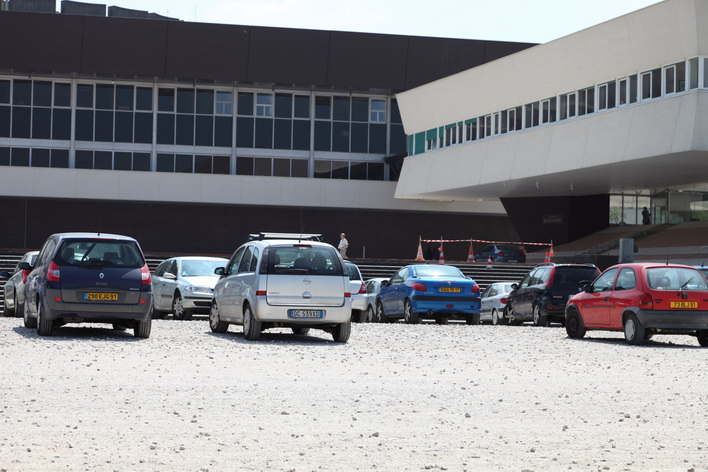
//> input picture resources/pano1/IMG_0045.JPG, 708 x 472 px
$ ./pano   (built with g++ and OpenCV 4)
//> lines starting //> are read from the running program, lines starting //| are printed output that depends on the picture
#include <opencv2/highgui/highgui.hpp>
#include <opencv2/features2d/features2d.hpp>
#include <opencv2/calib3d/calib3d.hpp>
#include <opencv2/imgproc.hpp>

#include <iostream>
#include <functional>

#include "RANSAC.h"

using namespace std;
using namespace cv;

bool iterate_while(int i) {
	return i < 100;
}

struct CalculateLine {
	void operator()(vector<Point2f> const &points, vector<Point2f> &line) const {
		line = points;
	}
};

// [7 lines of commented-out code are left out]

float calculateError(int p0, int p1) {
	return 0;
    // [7 lines of commented-out code are left out]
}

int main()
{
	vector<Point2f> cloud;
	cloud.push_back(Point2f(1, 1));
	cloud.push_back(Point2f(2, 2));

	vector<Point2f> line;
	ransac(2, cloud, CalculateLine(), 1, &iterate_while, line);
//> (this line was passed over: ransac is not available in this run)

	Mat I1 = imread("../IMG_0045.JPG", CV_LOAD_IMAGE_GRAYSCALE);
//> I1: 472 rows x 708 cols, CV_8UC1; min 0, max 255, mean 135
	Mat I2 = imread("../IMG_0046.JPG", CV_LOAD_IMAGE_GRAYSCALE);
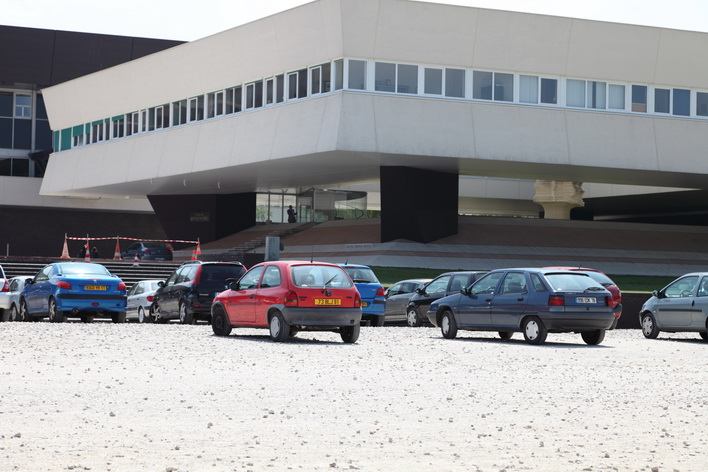
//> input picture resources/pano1/IMG_0046.JPG, 708 x 472 px
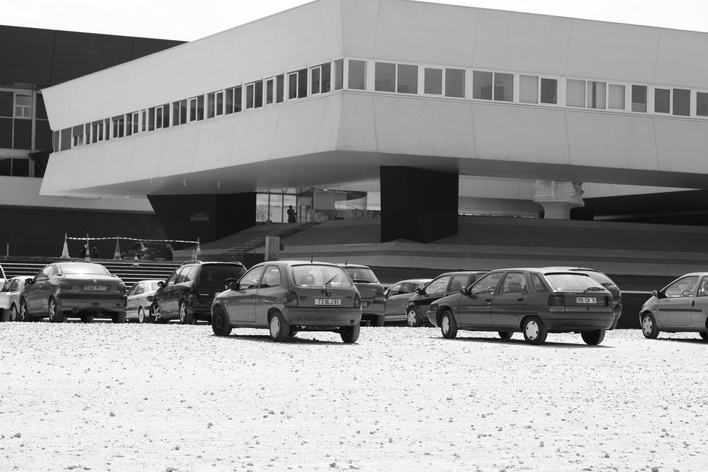
//> I2: 472 rows x 708 cols, CV_8UC1; min 0, max 255, mean 154.1
	//Mat I2 = imread("../IMG_0046r.JPG", CV_LOAD_IMAGE_GRAYSCALE);
	namedWindow("I1", 1);
	namedWindow("I2", 1);
	imshow("I1", I1);
	imshow("I2", I2);

	Ptr<ORB> D=ORB::create();
	//Ptr<AKAZE> D = AKAZE::create();

	vector<KeyPoint> m1, m2;
	Mat desc1, desc2;
	D->detectAndCompute(I1, Mat(), m1, desc1);
//> m1 = 500 keypoints; strongest (x, y, size): (111, 327, 31), (110, 326, 37.2), (132, 329, 31), (110, 324, 37.2)
	D->detectAndCompute(I2, Mat(), m2, desc2);
//> m2 = 500 keypoints; strongest (x, y, size): (523, 338, 31), (578, 334, 31), (522, 337, 37.2), (658, 336, 31)

	Mat J;
	drawKeypoints(I1, m1, J, Scalar::all(-1), DrawMatchesFlags::DRAW_RICH_KEYPOINTS);
	imshow("I1", J);
	drawKeypoints(I2, m2, J, Scalar::all(-1), DrawMatchesFlags::DRAW_RICH_KEYPOINTS);
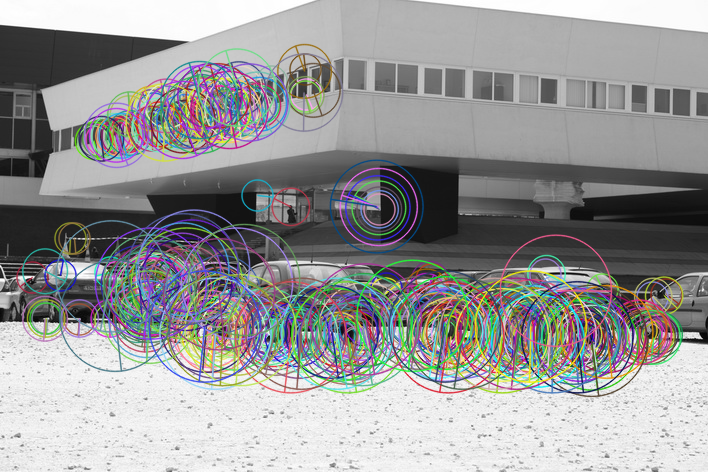
//> J: 472 rows x 708 cols, CV_8UC3; mean B, G, R 151.7, 151.4, 151.4
	imshow("I2", J);
	waitKey(0);

	BFMatcher M(NORM_L2/*,true*/);
	vector<DMatch> matches;
	M.match(desc1, desc2, matches);
//> matches = 500 matches
	cout << matches.size() << endl;
//| 500

	drawMatches(I1, m1, I2, m2, matches, J);
//> J: 472 rows x 1416 cols, CV_8UC3
	resize(J, J, Size(), .5, .5);
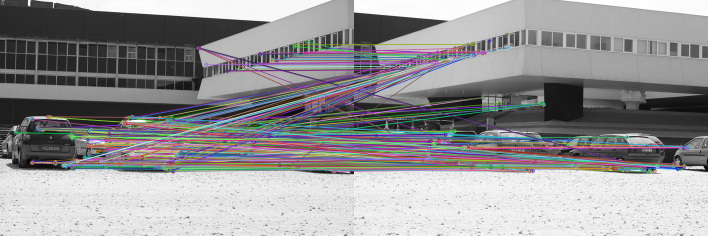
//> J: 236 rows x 708 cols, CV_8UC3; mean B, G, R 150, 148.5, 149.4
	imshow("Matches", J);
	waitKey(0);

	vector<Point2f> matches1, matches2;
	for (int i = 0; i<matches.size(); i++) {
		matches1.push_back(m1[matches[i].queryIdx].pt);
		matches2.push_back(m2[matches[i].trainIdx].pt);
	}
//> after the loop, matches1 = 500 Points (x, y), first 12: [265, 291], [132, 333], [248, 246], [622, 337], [228, 328], [669, 342], [145, 265], [127, 329], [126, 331], [85, 259], [220, 278], [172, 261]; matches2 = 500 Points (x, y), first 12: [177, 272], [361.1, 326.6], [218.9, 295.2], [268, 334], [192.8, 116.1], [314, 339], [158.4, 283.7], [531.4, 321.1], [660, 332], [158, 283], [155.5, 288.6], [580, 334]

	Mat mask; // Inliers?
	Mat H = findHomography(matches1, matches2, RANSAC, 3, mask);
//> mask = 500 values, max 1 at index 3, min 0 at index 0, mean 0.206; H = [[1.06, -0.0108, -375.4], [0.0238, 1.05, -14.92], [8.93e-05, -6.54e-06, 1]]
	cout << H << endl;
//| [1.061803989042887, -0.01081188715995843, -375.3897936858265;
//|  0.02384727320768287, 1.045092980246935, -14.92197908099621;
//|  8.932750863927746e-05, -6.544887205153369e-06, 1]
	vector<DMatch> inliers;
	for (int i = 0; i<matches.size(); i++)
		if (mask.at<uchar>(i, 0) != 0)
			inliers.push_back(matches[i]);
//> after the loop, inliers = 103 matches

	drawMatches(I1, m1, I2, m2, inliers, J);
//> J: 472 rows x 1416 cols, CV_8UC3
	resize(J, J, Size(), .5, .5);
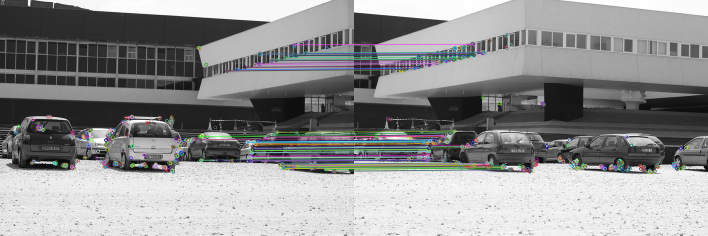
//> J: 236 rows x 708 cols, CV_8UC3; mean B, G, R 145.1, 144.9, 144.4
	imshow("Inliers", J);
	cout << matches.size() << " matches" << " -> " << inliers.size() << " inliers" << endl;
//| 500 matches -> 103 inliers
	waitKey(0);

	Mat K(2 * I1.cols, I1.rows, CV_8U);
	warpPerspective(I1, K, Mat::eye(Size(3, 3), CV_32F), Size(2 * I1.cols, I1.rows));
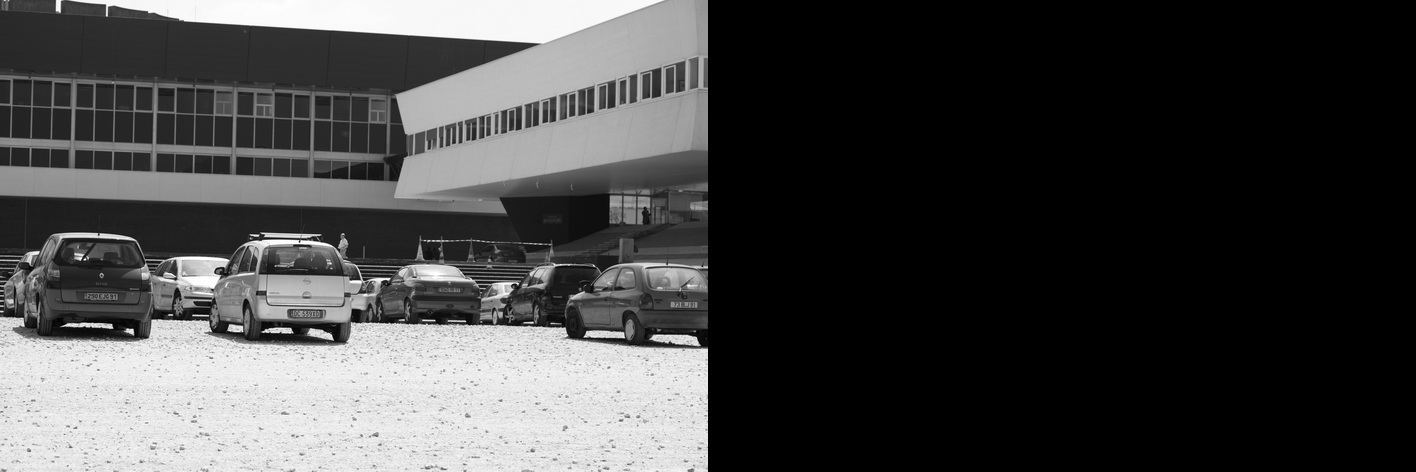
//> K: 472 rows x 1416 cols, CV_8UC1; min 0, max 255, mean 67.5
	warpPerspective(I2, K, H, Size(2 * I1.cols, I1.rows), CV_INTER_LINEAR + CV_WARP_INVERSE_MAP, BORDER_TRANSPARENT);
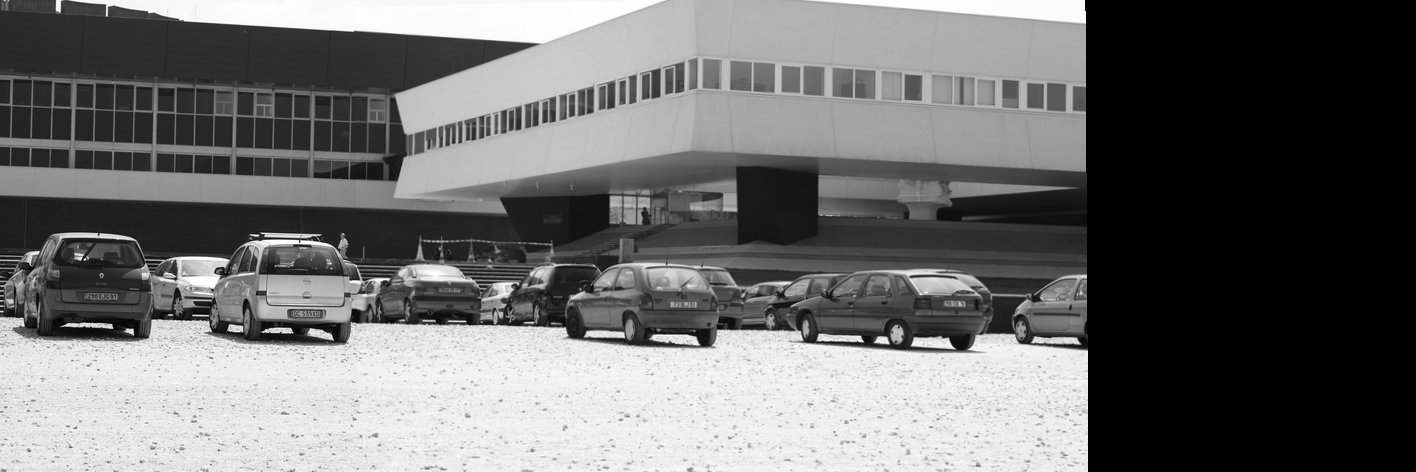
//> K: 472 rows x 1416 cols, CV_8UC1; min 0, max 255, mean 109.8
	imshow("I1+I2", K);


	waitKey(0);
	return 0;
}
